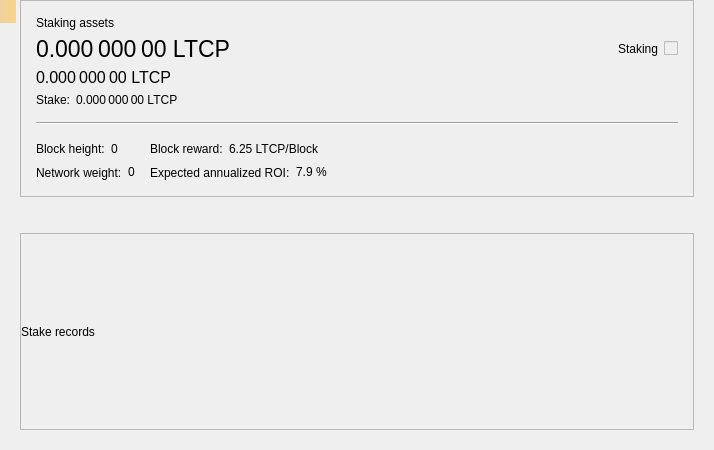
<?xml version="1.0" encoding="UTF-8"?>
<ui version="4.0">
 <class>StakePage</class>
 <widget class="QWidget" name="StakePage">
  <property name="geometry">
   <rect>
    <x>0</x>
    <y>0</y>
    <width>714</width>
    <height>450</height>
   </rect>
  </property>
  <property name="windowTitle">
   <string>Form</string>
  </property>
  <layout class="QVBoxLayout" name="verticalLayout_3">
   <property name="leftMargin">
    <number>20</number>
   </property>
   <property name="topMargin">
    <number>0</number>
   </property>
   <property name="rightMargin">
    <number>20</number>
   </property>
   <property name="bottomMargin">
    <number>20</number>
   </property>
   <item>
    <widget class="QFrame" name="frameStakeInfo">
     <property name="frameShape">
      <enum>QFrame::StyledPanel</enum>
     </property>
     <property name="frameShadow">
      <enum>QFrame::Raised</enum>
     </property>
     <layout class="QVBoxLayout" name="verticalLayout">
      <property name="spacing">
       <number>15</number>
      </property>
      <property name="leftMargin">
       <number>15</number>
      </property>
      <property name="topMargin">
       <number>15</number>
      </property>
      <property name="rightMargin">
       <number>15</number>
      </property>
      <property name="bottomMargin">
       <number>15</number>
      </property>
      <item>
       <layout class="QGridLayout" name="gridLayout_2">
        <property name="spacing">
         <number>6</number>
        </property>
        <item row="1" column="0">
         <widget class="QLabel" name="labelAssets">
          <property name="font">
           <font>
            <pointsize>17</pointsize>
           </font>
          </property>
          <property name="cursor">
           <cursorShape>IBeamCursor</cursorShape>
          </property>
          <property name="toolTip">
           <string>Your current spendable balance</string>
          </property>
          <property name="text">
           <string notr="true">0.000 000 00 LTCP</string>
          </property>
          <property name="alignment">
           <set>Qt::AlignLeading|Qt::AlignLeft|Qt::AlignVCenter</set>
          </property>
          <property name="textInteractionFlags">
           <set>Qt::LinksAccessibleByMouse|Qt::TextSelectableByMouse</set>
          </property>
         </widget>
        </item>
        <item row="2" column="0">
         <widget class="QLabel" name="labelAssetsImmature">
          <property name="font">
           <font>
            <pointsize>12</pointsize>
           </font>
          </property>
          <property name="cursor">
           <cursorShape>IBeamCursor</cursorShape>
          </property>
          <property name="toolTip">
           <string>Your immature balance</string>
          </property>
          <property name="text">
           <string notr="true">0.000 000 00 LTCP</string>
          </property>
          <property name="alignment">
           <set>Qt::AlignLeading|Qt::AlignLeft|Qt::AlignVCenter</set>
          </property>
          <property name="textInteractionFlags">
           <set>Qt::LinksAccessibleByMouse|Qt::TextSelectableByMouse</set>
          </property>
         </widget>
        </item>
        <item row="0" column="0">
         <widget class="QLabel" name="labelAssetsText">
          <property name="text">
           <string>Staking assets</string>
          </property>
          <property name="alignment">
           <set>Qt::AlignLeading|Qt::AlignLeft|Qt::AlignVCenter</set>
          </property>
         </widget>
        </item>
        <item row="1" column="2">
         <spacer name="horizontalSpacer_2">
          <property name="orientation">
           <enum>Qt::Horizontal</enum>
          </property>
          <property name="sizeHint" stdset="0">
           <size>
            <width>40</width>
            <height>20</height>
           </size>
          </property>
         </spacer>
        </item>
        <item row="4" column="0">
         <layout class="QHBoxLayout" name="horizontalLayout_5">
          <property name="spacing">
           <number>6</number>
          </property>
          <item>
           <widget class="QLabel" name="labelStakeText">
            <property name="sizePolicy">
             <sizepolicy hsizetype="Maximum" vsizetype="Preferred">
              <horstretch>0</horstretch>
              <verstretch>0</verstretch>
             </sizepolicy>
            </property>
            <property name="text">
             <string>Stake:</string>
            </property>
            <property name="alignment">
             <set>Qt::AlignLeading|Qt::AlignLeft|Qt::AlignVCenter</set>
            </property>
           </widget>
          </item>
          <item>
           <widget class="QLabel" name="labelStake">
            <property name="text">
             <string>0.000 000 00 LTCP</string>
            </property>
            <property name="alignment">
             <set>Qt::AlignLeading|Qt::AlignLeft|Qt::AlignVCenter</set>
            </property>
            <property name="textInteractionFlags">
             <set>Qt::LinksAccessibleByMouse|Qt::TextSelectableByMouse</set>
            </property>
           </widget>
          </item>
          <item>
           <spacer name="horizontalSpacer_3">
            <property name="orientation">
             <enum>Qt::Horizontal</enum>
            </property>
            <property name="sizeType">
             <enum>QSizePolicy::Minimum</enum>
            </property>
            <property name="sizeHint" stdset="0">
             <size>
              <width>0</width>
              <height>0</height>
             </size>
            </property>
           </spacer>
          </item>
         </layout>
        </item>
        <item row="1" column="4">
         <widget class="QLabel" name="labelStaking">
          <property name="text">
           <string>Staking</string>
          </property>
         </widget>
        </item>
        <item row="1" column="5">
         <widget class="QSwitchControl" name="checkStake">
          <property name="enabled">
           <bool>false</bool>
          </property>
         </widget>
        </item>
       </layout>
      </item>
      <item>
       <widget class="Line" name="hLine">
        <property name="orientation">
         <enum>Qt::Horizontal</enum>
        </property>
       </widget>
      </item>
      <item>
       <layout class="QGridLayout" name="gridLayout">
        <property name="verticalSpacing">
         <number>6</number>
        </property>
        <item row="0" column="0">
         <layout class="QHBoxLayout" name="horizontalLayout">
          <property name="spacing">
           <number>6</number>
          </property>
          <item>
           <widget class="QLabel" name="labelHeightText">
            <property name="sizePolicy">
             <sizepolicy hsizetype="Maximum" vsizetype="Preferred">
              <horstretch>0</horstretch>
              <verstretch>0</verstretch>
             </sizepolicy>
            </property>
            <property name="text">
             <string>Block height:</string>
            </property>
            <property name="alignment">
             <set>Qt::AlignLeading|Qt::AlignLeft|Qt::AlignVCenter</set>
            </property>
           </widget>
          </item>
          <item>
           <widget class="QLabel" name="labelHeight">
            <property name="text">
             <string>0</string>
            </property>
            <property name="alignment">
             <set>Qt::AlignLeading|Qt::AlignLeft|Qt::AlignVCenter</set>
            </property>
            <property name="textInteractionFlags">
             <set>Qt::LinksAccessibleByMouse|Qt::TextSelectableByMouse</set>
            </property>
           </widget>
          </item>
          <item>
           <spacer name="horizontalSpacer_4">
            <property name="orientation">
             <enum>Qt::Horizontal</enum>
            </property>
            <property name="sizeType">
             <enum>QSizePolicy::Minimum</enum>
            </property>
            <property name="sizeHint" stdset="0">
             <size>
              <width>0</width>
              <height>0</height>
             </size>
            </property>
           </spacer>
          </item>
         </layout>
        </item>
        <item row="0" column="1">
         <layout class="QHBoxLayout" name="horizontalLayout_3">
          <property name="spacing">
           <number>6</number>
          </property>
          <item>
           <widget class="QLabel" name="labelRewardText">
            <property name="sizePolicy">
             <sizepolicy hsizetype="Maximum" vsizetype="Preferred">
              <horstretch>0</horstretch>
              <verstretch>0</verstretch>
             </sizepolicy>
            </property>
            <property name="text">
             <string>Block reward:</string>
            </property>
            <property name="alignment">
             <set>Qt::AlignLeading|Qt::AlignLeft|Qt::AlignVCenter</set>
            </property>
           </widget>
          </item>
          <item>
           <widget class="QLabel" name="labelReward">
            <property name="text">
             <string>6.25 LTCP/Block</string>
            </property>
            <property name="alignment">
             <set>Qt::AlignLeading|Qt::AlignLeft|Qt::AlignVCenter</set>
            </property>
            <property name="textInteractionFlags">
             <set>Qt::LinksAccessibleByMouse|Qt::TextSelectableByMouse</set>
            </property>
           </widget>
          </item>
          <item>
           <spacer name="horizontalSpacer_6">
            <property name="orientation">
             <enum>Qt::Horizontal</enum>
            </property>
            <property name="sizeType">
             <enum>QSizePolicy::Minimum</enum>
            </property>
            <property name="sizeHint" stdset="0">
             <size>
              <width>0</width>
              <height>0</height>
             </size>
            </property>
           </spacer>
          </item>
         </layout>
        </item>
        <item row="0" column="2" rowspan="2">
         <spacer name="horizontalSpacer">
          <property name="orientation">
           <enum>Qt::Horizontal</enum>
          </property>
          <property name="sizeHint" stdset="0">
           <size>
            <width>40</width>
            <height>20</height>
           </size>
          </property>
         </spacer>
        </item>
        <item row="1" column="0">
         <layout class="QHBoxLayout" name="horizontalLayout_2">
          <property name="spacing">
           <number>6</number>
          </property>
          <item>
           <widget class="QLabel" name="labelWeightText">
            <property name="sizePolicy">
             <sizepolicy hsizetype="Maximum" vsizetype="Preferred">
              <horstretch>0</horstretch>
              <verstretch>0</verstretch>
             </sizepolicy>
            </property>
            <property name="text">
             <string>Network weight:</string>
            </property>
            <property name="alignment">
             <set>Qt::AlignLeading|Qt::AlignLeft|Qt::AlignVCenter</set>
            </property>
           </widget>
          </item>
          <item>
           <widget class="QLabel" name="labelWeight">
            <property name="text">
             <string>0</string>
            </property>
            <property name="alignment">
             <set>Qt::AlignLeading|Qt::AlignLeft|Qt::AlignVCenter</set>
            </property>
            <property name="textInteractionFlags">
             <set>Qt::LinksAccessibleByMouse|Qt::TextSelectableByMouse</set>
            </property>
           </widget>
          </item>
          <item>
           <spacer name="horizontalSpacer_5">
            <property name="orientation">
             <enum>Qt::Horizontal</enum>
            </property>
            <property name="sizeType">
             <enum>QSizePolicy::Minimum</enum>
            </property>
            <property name="sizeHint" stdset="0">
             <size>
              <width>0</width>
              <height>0</height>
             </size>
            </property>
           </spacer>
          </item>
         </layout>
        </item>
        <item row="1" column="1">
         <layout class="QHBoxLayout" name="horizontalLayout_4">
          <property name="spacing">
           <number>6</number>
          </property>
          <item>
           <widget class="QLabel" name="labelROIText">
            <property name="sizePolicy">
             <sizepolicy hsizetype="Maximum" vsizetype="Preferred">
              <horstretch>0</horstretch>
              <verstretch>0</verstretch>
             </sizepolicy>
            </property>
            <property name="text">
             <string>Expected annualized ROI:</string>
            </property>
            <property name="alignment">
             <set>Qt::AlignLeading|Qt::AlignLeft|Qt::AlignVCenter</set>
            </property>
           </widget>
          </item>
          <item>
           <widget class="QLabel" name="labelROI">
            <property name="text">
             <string>7.9 %</string>
            </property>
            <property name="alignment">
             <set>Qt::AlignLeading|Qt::AlignLeft|Qt::AlignVCenter</set>
            </property>
            <property name="textInteractionFlags">
             <set>Qt::LinksAccessibleByMouse|Qt::TextSelectableByMouse</set>
            </property>
           </widget>
          </item>
          <item>
           <spacer name="horizontalSpacer_7">
            <property name="orientation">
             <enum>Qt::Horizontal</enum>
            </property>
            <property name="sizeType">
             <enum>QSizePolicy::Minimum</enum>
            </property>
            <property name="sizeHint" stdset="0">
             <size>
              <width>0</width>
              <height>0</height>
             </size>
            </property>
           </spacer>
          </item>
         </layout>
        </item>
       </layout>
      </item>
     </layout>
    </widget>
   </item>
   <item>
    <spacer name="verticalSpacer">
     <property name="orientation">
      <enum>Qt::Vertical</enum>
     </property>
     <property name="sizeType">
      <enum>QSizePolicy::Fixed</enum>
     </property>
     <property name="sizeHint" stdset="0">
      <size>
       <width>20</width>
       <height>30</height>
      </size>
     </property>
    </spacer>
   </item>
   <item>
    <widget class="QFrame" name="frameStakeRecords">
     <property name="frameShape">
      <enum>QFrame::StyledPanel</enum>
     </property>
     <property name="frameShadow">
      <enum>QFrame::Raised</enum>
     </property>
     <layout class="QVBoxLayout" name="verticalLayout_2">
      <property name="leftMargin">
       <number>0</number>
      </property>
      <property name="topMargin">
       <number>0</number>
      </property>
      <property name="rightMargin">
       <number>0</number>
      </property>
      <property name="bottomMargin">
       <number>0</number>
      </property>
      <item>
       <widget class="QLabel" name="labelRecordsText">
        <property name="text">
         <string>Stake records</string>
        </property>
       </widget>
      </item>
     </layout>
    </widget>
   </item>
  </layout>
  <widget class="QLabel" name="labelAlerts">
   <property name="geometry">
    <rect>
     <x>0</x>
     <y>0</y>
     <width>16</width>
     <height>23</height>
    </rect>
   </property>
   <property name="visible">
    <bool>false</bool>
   </property>
   <property name="styleSheet">
    <string notr="true">QLabel { background-color: qlineargradient(x1: 0, y1: 0, x2: 1, y2: 0, stop:0 #F0D0A0, stop:1 #F8D488); color:#000000; }</string>
   </property>
   <property name="wordWrap">
    <bool>true</bool>
   </property>
   <property name="margin">
    <number>3</number>
   </property>
   <property name="textInteractionFlags">
    <set>Qt::TextSelectableByMouse</set>
   </property>
  </widget>
 </widget>
 <customwidgets>
  <customwidget>
   <class>QSwitchControl</class>
   <extends>QCheckBox</extends>
   <header>qt/qswitchcontrol.h</header>
  </customwidget>
 </customwidgets>
 <resources/>
 <connections/>
</ui>
